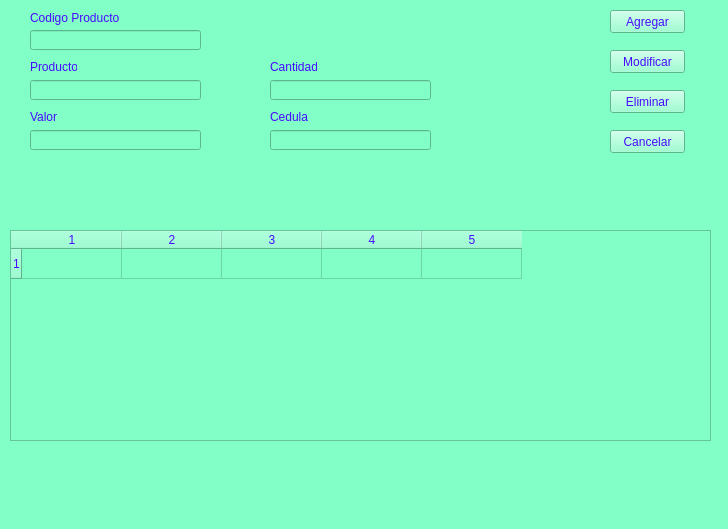
<?xml version="1.0" encoding="UTF-8"?>
<ui version="4.0">
 <class>MainWindow</class>
 <widget class="QMainWindow" name="MainWindow">
  <property name="geometry">
   <rect>
    <x>0</x>
    <y>0</y>
    <width>728</width>
    <height>529</height>
   </rect>
  </property>
  <property name="windowTitle">
   <string>Contactos</string>
  </property>
  <property name="windowIcon">
   <iconset>
    <normalon>../../../../Pictures/820baa4c62bd9426d3d190524b4183b3--presentation-templates-business-management.jpg</normalon>
   </iconset>
  </property>
  <property name="windowOpacity">
   <double>4.000000000000000</double>
  </property>
  <property name="styleSheet">
   <string notr="true">background-color: rgb(130, 255, 199);
color: rgb(71, 10, 255);</string>
  </property>
  <widget class="QWidget" name="centralwidget">
   <widget class="QPushButton" name="btnAgregar">
    <property name="geometry">
     <rect>
      <x>610</x>
      <y>10</y>
      <width>75</width>
      <height>23</height>
     </rect>
    </property>
    <property name="text">
     <string>Agregar</string>
    </property>
   </widget>
   <widget class="QPushButton" name="btnModificar">
    <property name="geometry">
     <rect>
      <x>610</x>
      <y>50</y>
      <width>75</width>
      <height>23</height>
     </rect>
    </property>
    <property name="text">
     <string>Modificar</string>
    </property>
   </widget>
   <widget class="QPushButton" name="btnEliminar">
    <property name="geometry">
     <rect>
      <x>610</x>
      <y>90</y>
      <width>75</width>
      <height>23</height>
     </rect>
    </property>
    <property name="text">
     <string>Eliminar</string>
    </property>
   </widget>
   <widget class="QPushButton" name="btnCancelar">
    <property name="geometry">
     <rect>
      <x>610</x>
      <y>130</y>
      <width>75</width>
      <height>23</height>
     </rect>
    </property>
    <property name="text">
     <string>Cancelar</string>
    </property>
   </widget>
   <widget class="QTableWidget" name="tblContactos">
    <property name="geometry">
     <rect>
      <x>10</x>
      <y>230</y>
      <width>701</width>
      <height>211</height>
     </rect>
    </property>
    <property name="rowCount">
     <number>1</number>
    </property>
    <property name="columnCount">
     <number>5</number>
    </property>
    <row/>
    <column/>
    <column/>
    <column/>
    <column/>
    <column/>
   </widget>
   <widget class="QLineEdit" name="txtProducto">
    <property name="geometry">
     <rect>
      <x>30</x>
      <y>80</y>
      <width>171</width>
      <height>20</height>
     </rect>
    </property>
   </widget>
   <widget class="QLineEdit" name="txtCantidad">
    <property name="geometry">
     <rect>
      <x>270</x>
      <y>80</y>
      <width>161</width>
      <height>20</height>
     </rect>
    </property>
   </widget>
   <widget class="QLineEdit" name="txtCodigo">
    <property name="geometry">
     <rect>
      <x>30</x>
      <y>30</y>
      <width>171</width>
      <height>20</height>
     </rect>
    </property>
   </widget>
   <widget class="QLineEdit" name="txtValor">
    <property name="geometry">
     <rect>
      <x>30</x>
      <y>130</y>
      <width>171</width>
      <height>20</height>
     </rect>
    </property>
   </widget>
   <widget class="QLineEdit" name="txtCed">
    <property name="geometry">
     <rect>
      <x>270</x>
      <y>130</y>
      <width>161</width>
      <height>20</height>
     </rect>
    </property>
   </widget>
   <widget class="QLabel" name="label">
    <property name="geometry">
     <rect>
      <x>30</x>
      <y>10</y>
      <width>91</width>
      <height>16</height>
     </rect>
    </property>
    <property name="text">
     <string>Codigo Producto</string>
    </property>
   </widget>
   <widget class="QLabel" name="label_2">
    <property name="geometry">
     <rect>
      <x>30</x>
      <y>60</y>
      <width>47</width>
      <height>13</height>
     </rect>
    </property>
    <property name="text">
     <string>Producto</string>
    </property>
   </widget>
   <widget class="QLabel" name="label_3">
    <property name="geometry">
     <rect>
      <x>270</x>
      <y>60</y>
      <width>47</width>
      <height>13</height>
     </rect>
    </property>
    <property name="text">
     <string>Cantidad</string>
    </property>
   </widget>
   <widget class="QLabel" name="label_4">
    <property name="geometry">
     <rect>
      <x>30</x>
      <y>110</y>
      <width>47</width>
      <height>13</height>
     </rect>
    </property>
    <property name="text">
     <string>Valor</string>
    </property>
   </widget>
   <widget class="QLabel" name="label_5">
    <property name="geometry">
     <rect>
      <x>270</x>
      <y>110</y>
      <width>47</width>
      <height>13</height>
     </rect>
    </property>
    <property name="text">
     <string>Cedula</string>
    </property>
   </widget>
  </widget>
  <widget class="QMenuBar" name="menubar">
   <property name="geometry">
    <rect>
     <x>0</x>
     <y>0</y>
     <width>728</width>
     <height>21</height>
    </rect>
   </property>
  </widget>
  <widget class="QStatusBar" name="statusbar"/>
 </widget>
 <resources/>
 <connections/>
</ui>
